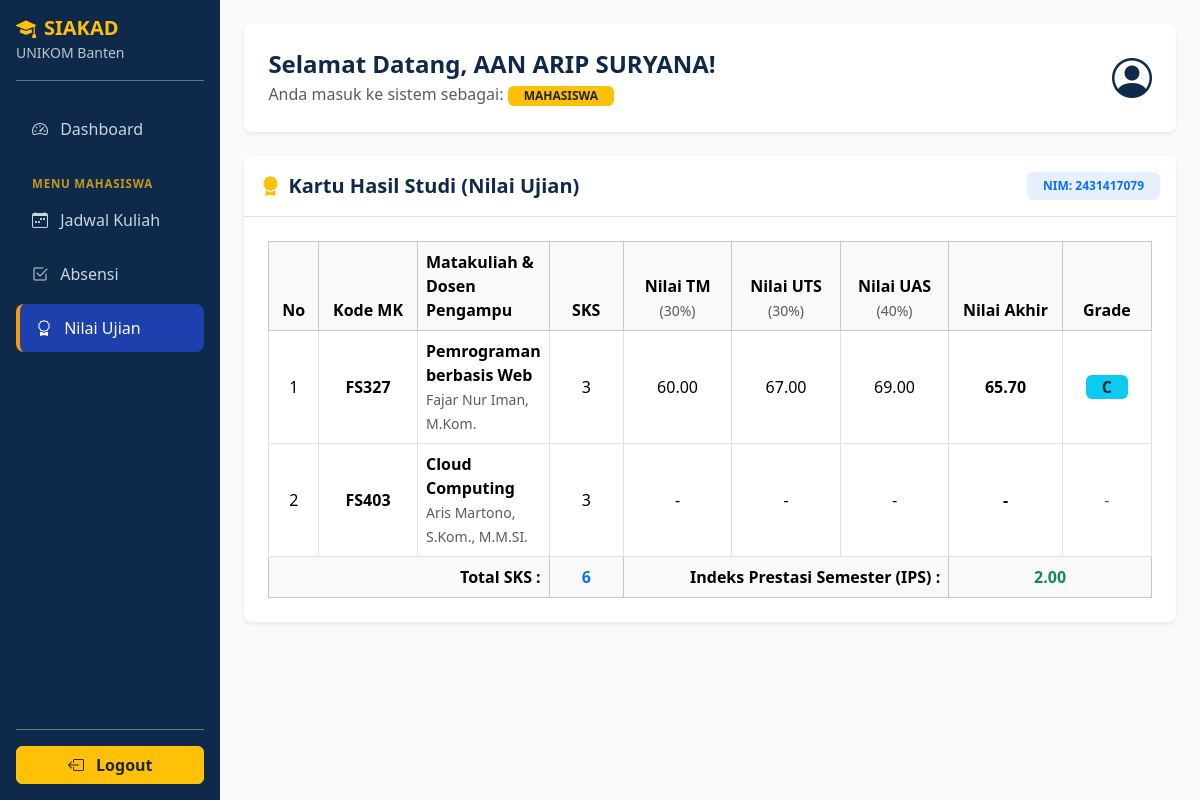
/nilai_mahasiswa.php (signed in), run on the app's committed database.
### tables this page shows
CREATE TABLE `krs` (
  `id_krs` int(11) NOT NULL,
  `nim` char(10) NOT NULL,
  `id_jadwal` int(11) NOT NULL,
  `pertemuan1` time DEFAULT NULL,
  `pertemuan2` time DEFAULT NULL,
  `pertemuan3` time DEFAULT NULL,
  `pertemuan4` time DEFAULT NULL,
  `pertemuan5` time DEFAULT NULL,
  `nilai_tm` int(3) DEFAULT NULL,
  `nilai_uts` int(3) DEFAULT NULL,
  `nilai_uas` int(3) DEFAULT NULL,
  `nilai_akhir` decimal(5,2) DEFAULT NULL,
  `grade` char(1) DEFAULT NULL
);

CREATE TABLE `jadwal` (
  `id_jadwal` int(11) NOT NULL,
  `kode_mk` char(5) NOT NULL,
  `hari` enum('Senin','Selasa','Rabu','Kamis','Jumat','Sabtu') NOT NULL,
  `jam_mulai` time NOT NULL,
  `jam_selesai` time NOT NULL,
  `ruangan` char(5) NOT NULL,
  `nid` char(5) NOT NULL
);

CREATE TABLE `matakuliah` (
  `kode_mk` char(5) NOT NULL,
  `nama_mk` varchar(100) NOT NULL,
  `sks` int(1) NOT NULL
);

CREATE TABLE `dosen` (
  `nid` char(5) NOT NULL,
  `nama_lengkap` varchar(100) NOT NULL
);

### nilai_mahasiswa.php (the view, shortened to what this page needs)
<?php
include 'header.php';
include 'koneksi.php';
$nim = $_SESSION['username'];
$query = mysqli_query($koneksi, "
    SELECT krs.*, jadwal.kode_mk, matakuliah.nama_mk, matakuliah.sks, dosen.nama_lengkap AS nama_dosen
    FROM krs
    INNER JOIN jadwal ON krs.id_jadwal = jadwal.id_jadwal
    INNER JOIN matakuliah ON jadwal.kode_mk = matakuliah.kode_mk
    INNER JOIN dosen ON jadwal.nid = dosen.nid
    WHERE krs.nim = '$nim'
    ORDER BY matakuliah.kode_mk ASC
");
$no = 1;
$total_sks = 0;
$total_sks_dinilai = 0;
$total_mutu = 0;
?>
        <div class="card border-0 shadow-sm rounded-3">
            <div class="card-header bg-white py-3 d-flex justify-content-between align-items-center border-bottom">
                <h5 class="fw-bold mb-0" style="color: #0f294a;">
                    <i class="bi bi-award-fill me-2 text-warning"></i>Kartu Hasil Studi (Nilai Ujian)
                </h5>
                <span class="badge bg-primary bg-opacity-10 text-primary px-3 py-2">
                    NIM: <?= $nim; ?>
                </span>
            </div>
            <div class="card-body p-4">
                <div class="table-responsive">
                    <table class="table table-hover table-bordered align-middle mb-0">
                        <thead class="table-light text-center">
                            <tr>
                                <th width="50">No</th>
                                <th width="100">Kode MK</th>
                                <th class="text-start">Matakuliah & Dosen Pengampu</th>
                                <th width="75">SKS</th>
                                <th width="110">Nilai TM<br><small class="text-muted fw-normal">(30%)</small></th>
                                <th width="110">Nilai UTS<br><small class="text-muted fw-normal">(30%)</small></th>
                                <th width="110">Nilai UAS<br><small class="text-muted fw-normal">(40%)</small></th>
                                <th width="115">Nilai Akhir</th>
                                <th width="90">Grade</th>
                            </tr>
                        </thead>
                        <tbody>
                        <?php if (mysqli_num_rows($query) > 0) { ?>
                            <?php foreach ($query as $data) {
                                $total_sks += $data['sks'];
                                $badge_grade = 'bg-secondary';
                                $bobot = 0;
                                if ($data['grade'] == 'A') {
                                    $badge_grade = 'bg-success';
                                    $bobot = 4;
                                } elseif ($data['grade'] == 'B') {
                                    $badge_grade = 'bg-primary';
                                    $bobot = 3;
                                } elseif ($data['grade'] == 'C') {
                                    $badge_grade = 'bg-info text-dark';
                                    $bobot = 2;
                                } elseif ($data['grade'] == 'D') {
                                    $badge_grade = 'bg-warning text-dark';
                                    $bobot = 1;
                                } elseif ($data['grade'] == 'E') {
                                    $badge_grade = 'bg-danger';
                                    $bobot = 0;
                                }
                                if (!empty($data['grade'])) {
                                    $total_sks_dinilai += $data['sks'];
                                    $total_mutu += ($bobot * $data['sks']);
                                }
                            ?>
                            <tr>
                                <td class="text-center"><?= $no++; ?></td>
                                <td class="text-center fw-semibold"><?= $data['kode_mk']; ?></td>
                                <td>
                                    <div class="fw-semibold"><?= $data['nama_mk']; ?></div>
                                    <small class="text-muted"><?= $data['nama_dosen']; ?></small>
                                </td>
                                <td class="text-center"><?= $data['sks']; ?></td>
                                <td class="text-center">
                                    <?= ($data['nilai_tm'] !== null) ? number_format($data['nilai_tm'], 2) : '-'; ?>
                                </td>
                                <td class="text-center">
                                    <?= ($data['nilai_uts'] !== null) ? number_format($data['nilai_uts'], 2) : '-'; ?>
                                </td>
                                <td class="text-center">
                                    <?= ($data['nilai_uas'] !== null) ? number_format($data['nilai_uas'], 2) : '-'; ?>
                                </td>
                                <td class="text-center fw-bold">
                                    <?= ($data['nilai_akhir'] !== null) ? number_format($data['nilai_akhir'], 2) : '-'; ?>
                                </td>
                                <td class="text-center">
                                    <?php if (!empty($data['grade'])) { ?>
                                        <span class="badge <?= $badge_grade; ?> fs-6 px-3 py-1">
                                            <?= $data['grade']; ?>
                                        </span>
                                    <?php } else { ?>
                                        <span class="text-muted">-</span>
                                    <?php } ?>
                                </td>
                            </tr>
                            <?php } ?>
                        <?php } ?>
                        </tbody>
                        <?php if (mysqli_num_rows($query) > 0) {
                            $ips = ($total_sks_dinilai > 0) ? ($total_mutu / $total_sks_dinilai) : 0;
                        ?>
                        <tfoot class="table-light">
                            <tr>
                                <th colspan="3" class="text-end">Total SKS :</th>
                                <th class="text-center text-primary"><?= $total_sks; ?></th>
                                <th colspan="3" class="text-end">Indeks Prestasi Semester (IPS) :</th>
                                <th colspan="2" class="text-center text-success fs-6">
                                    <?= number_format($ips, 2); ?>
                                </th>
                            </tr>
                        </tfoot>
                        <?php } ?>
                    </table>
                </div>
            </div>
        </div>
    </div>
</div>
</body>
</html>

### header.php (style rules this page uses)
body { background-color: #f8fafc; }

### data on the page
krs: id_jadwal.kode_mk "FS327", matakuliah.nama_mk "Pemrograman berbasis Web", dosen.nama_lengkap "Fajar Nur Iman, M.Kom.", matakuliah.sks "3", nilai_tm "60.00", nilai_uts "67.00", nilai_uas "69.00", nilai_akhir "65.70", grade "C"
krs: id_jadwal.kode_mk "FS403", matakuliah.nama_mk "Cloud Computing", dosen.nama_lengkap "Aris Martono, S.Kom., M.M.SI.", matakuliah.sks "3"

### other printed values
$nama "AAN ARIP SURYANA"
$role "MAHASISWA"
$nim "2431417079"
$total_sks "6"
$ips "2.00"
